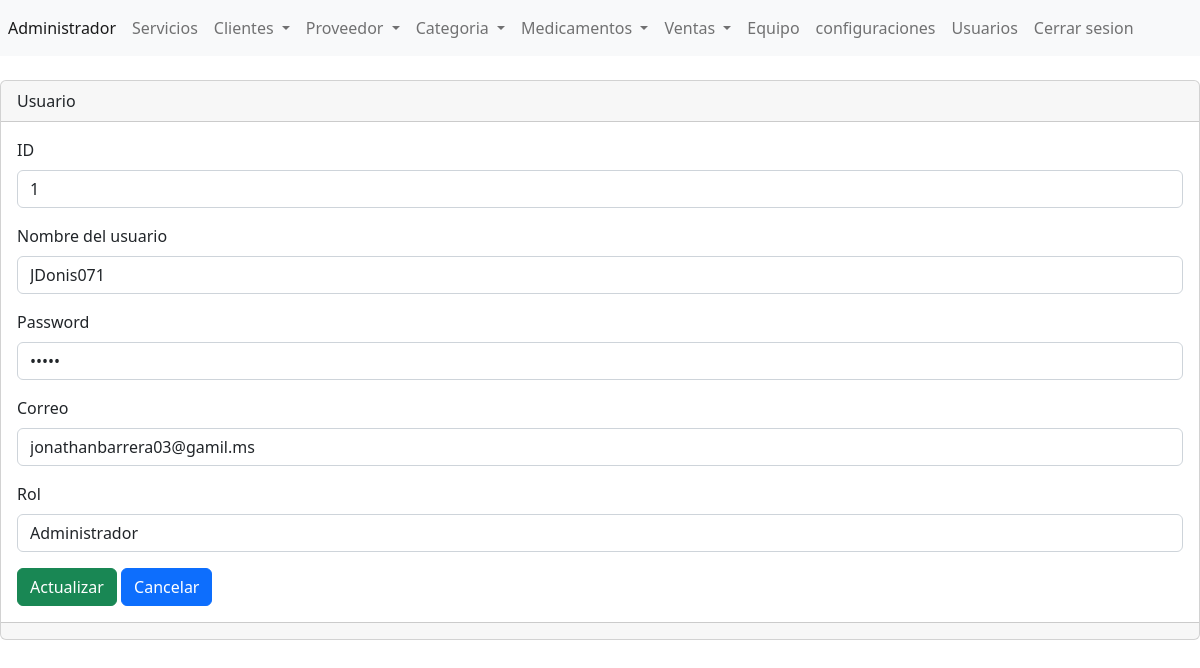
The app's page /DesarrolloWeb_ProyectoFinal_GRUPO/Practica/admin/secciones/usuarios/editar.php?txtID=1 (signed in) with its own data.
### tables this page shows
CREATE TABLE IF NOT EXISTS `tbl_usuarios` (
  `ID` int NOT NULL AUTO_INCREMENT,
  `usuario` varchar(255) NOT NULL,
  `password` varchar(255) NOT NULL,
  `correo` varchar(255) NOT NULL,
  `Rol` varchar(50) NOT NULL,
  PRIMARY KEY (`ID`)
);

### DesarrolloWeb_ProyectoFinal_GRUPO/Practica/admin/secciones/usuarios/editar.php (the view, shortened to what this page needs)
<?php
include("../../bd.php");
if (isset($_GET['txtID'])) {
    $txtID = isset($_GET['txtID']) ? $_GET['txtID'] : "";
    $sentencia = $conexion->prepare("SELECT * FROM tbl_usuarios WHERE id=:id");
    $sentencia->bindParam(":id", $txtID);
    $sentencia->execute();
    $registros = $sentencia->fetch(PDO::FETCH_ASSOC);
    if ($registros) {
        $usuario = $registros['usuario'];
        $password = $registros['password'];
        $correo = $registros['correo'];
        $rol = isset($registros['Rol']) ? $registros['Rol'] : "";
    } else {
    }
}
include("../../templates/header.php");
?>
<div class="card">
    <div class="card-header">
        Usuario
    </div>
    <div class="card-body">
        <form action="" method="post">
            <div class="mb-3">
                <label for="txtID" class="form-label">ID</label>
                <input readonly type="text"
                    class="form-control" value="<?php echo $txtID; ?>" name="txtID" id="txtID" aria-describedby="helpId"
                    placeholder="ID">
            </div>
            <div class="mb-3">
                <label for="usuario" class="form-label">Nombre del usuario</label>
                <input type="text"
                    class="form-control" value="<?php echo $usuario; ?>" name="usuario" id="usuario" aria-describedby="helpId"
                    placeholder="Nombre del usuario">
            </div>
            <div class="mb-3">
                <label for="password" class="form-label">Password</label>
                <input type="password"
                    class="form-control" value="<?php echo $password; ?>" name="password" id="password" aria-describedby="helpId"
                    placeholder="Password">
            </div>
            <div class="mb-3">
                <label for="correo" class="form-label">Correo</label>
                <input type="email"
                    class="form-control" value="<?php echo $correo; ?>" name="correo" id="correo" aria-describedby="helpId"
                    placeholder="Correo">
            </div>
            <div class="mb-3">
                <label for="Rol" class="form-label">Rol</label>
                <input type="text"
                    class="form-control" value="<?php echo $rol; ?>" name="Rol" id="Rol" aria-describedby="helpId"
                    placeholder="Rol">
            </div>
            <button type="submit" class="btn btn-success">Actualizar</button>
            <a name="" id="" class="btn btn-primary" href="index.php" role="button">Cancelar</a>
        </form>
    </div>
    <div class="card-footer text-muted">
    </div>
</div>
<?php
include("../../templates/footer.php");
?>

### records on screen
tbl_usuarios: usuario "JDonis071", correo "jonathanbarrera03@gamil.ms", Rol "Administrador"
